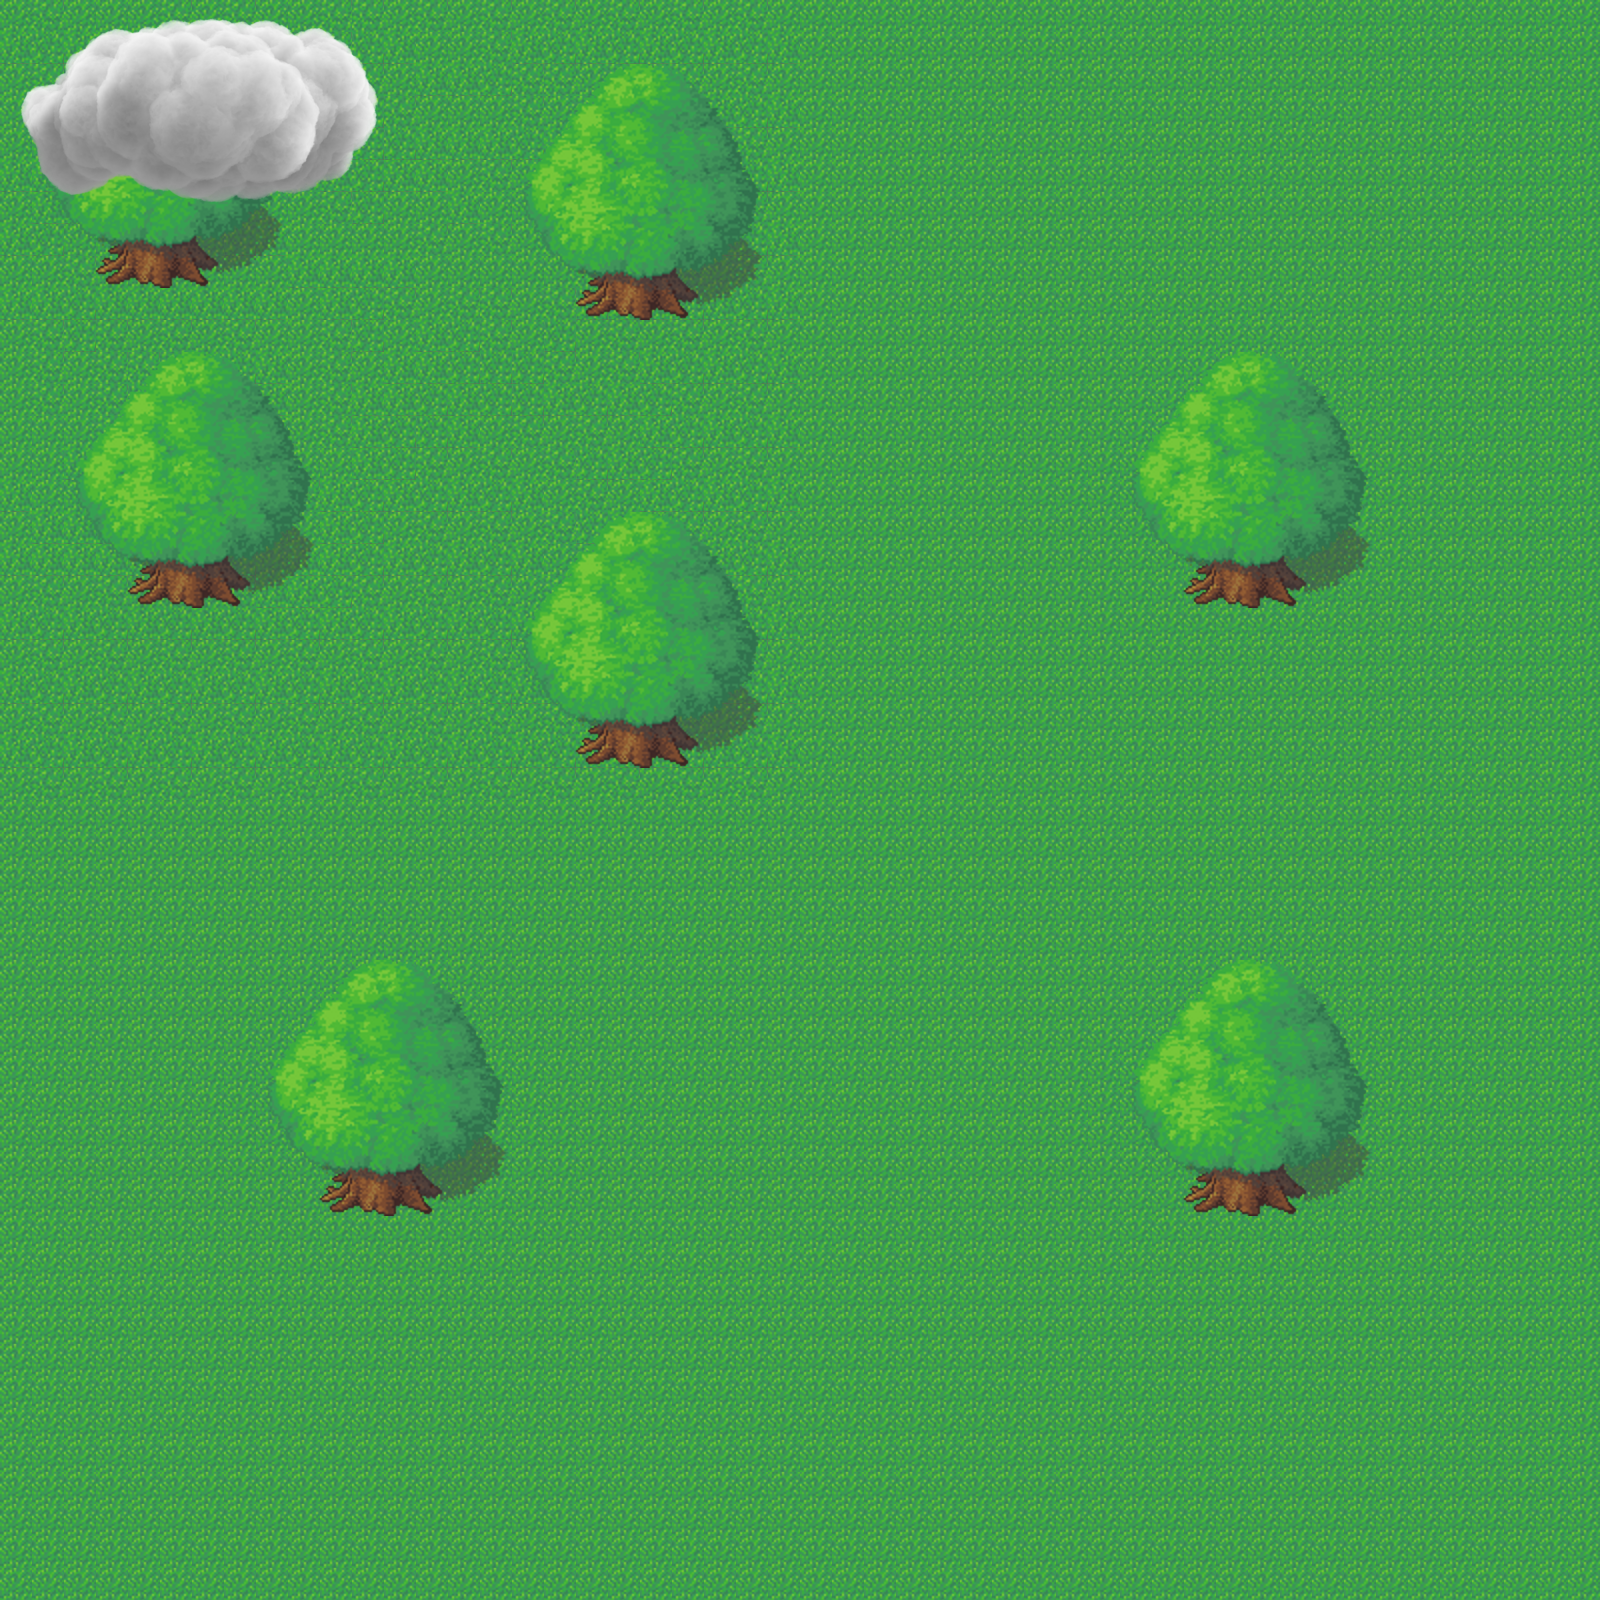

Rendered tile map (Tiled .tmx) drawn with the repository's tilesets; below, a short description and the map source with its tile grids summarised:
An orthogonal 50x50 tile map with 32x32 px tiles, 2 tile layers (grass, trees), 2 tilesets, 1 image layer.

<map version="1.8" tiledversion="1.8.5" orientation="orthogonal" renderorder="right-down" width="50" height="50" tilewidth="32" tileheight="32" infinite="0" nextlayerid="4" nextobjectid="7">
 <tileset firstgid="1" name="ts1" tilewidth="32" tileheight="32" tilecount="72" columns="12">
  <image source="grass-tiles-2-small.png" width="384" height="192" />
 </tileset>
 <tileset firstgid="73" name="ts3" tilewidth="32" tileheight="32" tilecount="64" columns="8">
  <image source="tree2-final.png" width="256" height="256" />
 </tileset>
 <layer id="1" name="grass" width="50" height="50">
  <data>[2500 cells, 2500 non-empty, 7 distinct tile ids]</data>
 </layer>
 <layer id="2" name="trees" width="50" height="50">
  <data>[2500 cells, 449 non-empty, 65 distinct tile ids]</data>
 </layer>
 <imagelayer id="3" name="clouds">
  <image source="cloud.png" width="400" height="218" />
 </imagelayer>
</map>
